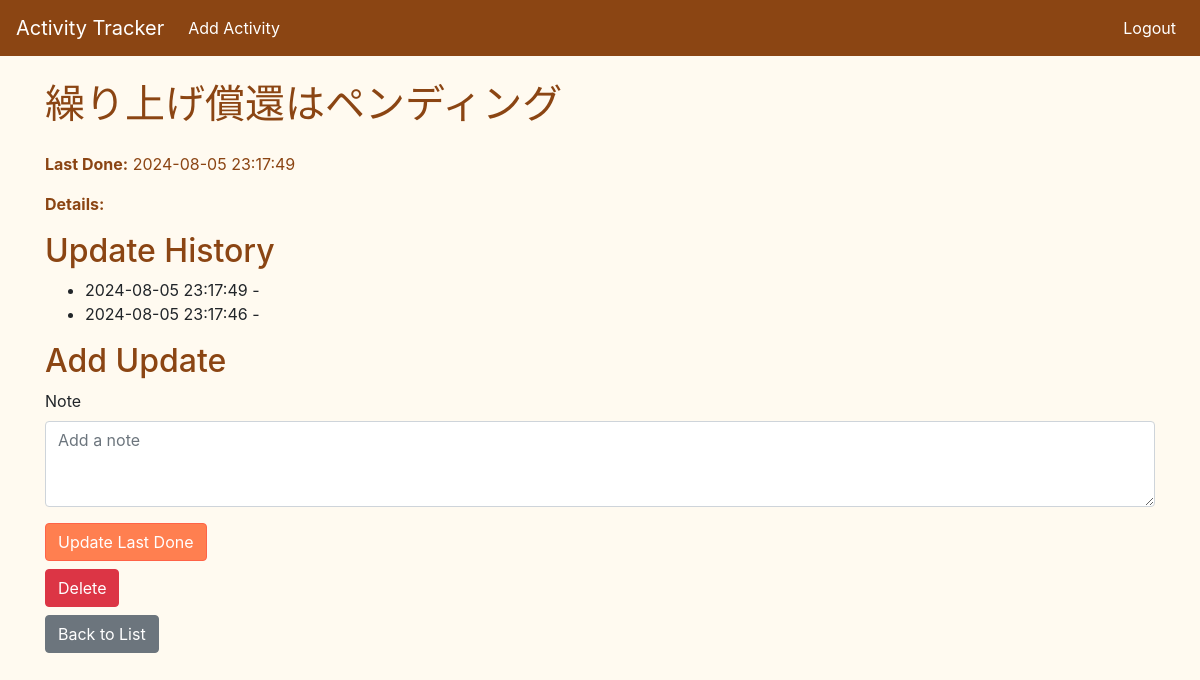
The page /activity/5 on the database its author committed.
### models.py (models this page shows)
class Activity(db.Model):
    id = db.Column(db.Integer, primary_key=True)
    name = db.Column(db.String(200), nullable=False)
    last_done = db.Column(db.DateTime, default=datetime.utcnow)
    details = db.Column(db.String(500), nullable=True)
    user_id = db.Column(db.Integer, db.ForeignKey('user.id'), nullable=False)  # ユーザーIDの追加
    updates = db.relationship('Update', backref='activity', lazy=True, cascade="all, delete-orphan")  # * app.pyと同じ

class Update(db.Model):  # *
    id = db.Column(db.Integer, primary_key=True)
    timestamp = db.Column(db.DateTime, default=datetime.utcnow)
    note = db.Column(db.String(500), nullable=True)  # * detail を noteに変更した。
    activity_id = db.Column(db.Integer, db.ForeignKey('activity.id'), nullable=False)

### routes.py (the view)
@main.route('/activity/<int:id>')  ## ここからの4行が抜けていたので追加
def activity_detail(id):
    activity = Activity.query.get(id)
    if activity.last_done.tzinfo is None:  #### 追加の追加(TIME)
        activity.last_done = pytz.utc.localize(activity.last_done)
    print(f"Before: {activity.last_done}")  # 追加
    activity.last_done = activity.last_done.astimezone(JST)  ### 追加(TIME) 日本時間に変換
    updates = Update.query.filter_by(activity_id=id).order_by(Update.timestamp.desc()).all()
    print(f"After: {activity.last_done}")  # 追加
    for update in updates:
        if update.timestamp.tzinfo is None:
            update.timestamp = pytz.utc.localize(update.timestamp)
        update.timestamp = update.timestamp.astimezone(JST)
    return render_template('activity_detail.html', activity=activity, updates=updates)

### templates/activity_detail.html (shortened to what this page needs)
{% extends "base.html" %}
{% block content %}
<h1 class="mb-4">{{ activity.name }}</h1>
<p><strong>Last Done:</strong> {{ activity.last_done.strftime('%Y-%m-%d %H:%M:%S') }}</p>
<p><strong>Details:</strong> {{ activity.details }}</p>
<h2>Update History</h2>
<ul>
    {% for update in updates %}
    <li>
        {{ update.timestamp.strftime('%Y-%m-%d %H:%M:%S') }} - {{ update.note }}
    </li>
    {% endfor %}
</ul>
<h2>Add Update</h2>
<form action="{{ url_for('main.update_activity', id=activity.id) }}" method="post">
    <div class="form-group">
        <label for="note">Note</label>
        <textarea class="form-control" id="note" name="note" rows="3" placeholder="Add a note"></textarea>
    </div>
    <button type="submit" class="btn btn-custom">Update Last Done</button>
</form>
<form action="{{ url_for('main.delete_activity', id=activity.id) }}" method="post" class="mt-2">
    <button type="submit" class="btn btn-danger">Delete</button>
</form>
<a href="{{ url_for('main.index') }}" class="btn btn-secondary mt-2">Back to List</a>
{% endblock %}

### static/css/custom.css (style rules this page uses)
body { background-color: #fffaf0; }
h1, h2, h3, h4, h5, h6, p { color: #8b4513; }
.btn-custom { background-color: #ff7f50; color: white; border-color: #ff6347; }

### rows shown on the page
Activity: name "繰り上げ償還はペンディング", last_done "2024-08-05 23:17:49"
Update: timestamp "2024-08-05 23:17:49"
Update: timestamp "2024-08-05 23:17:46"
